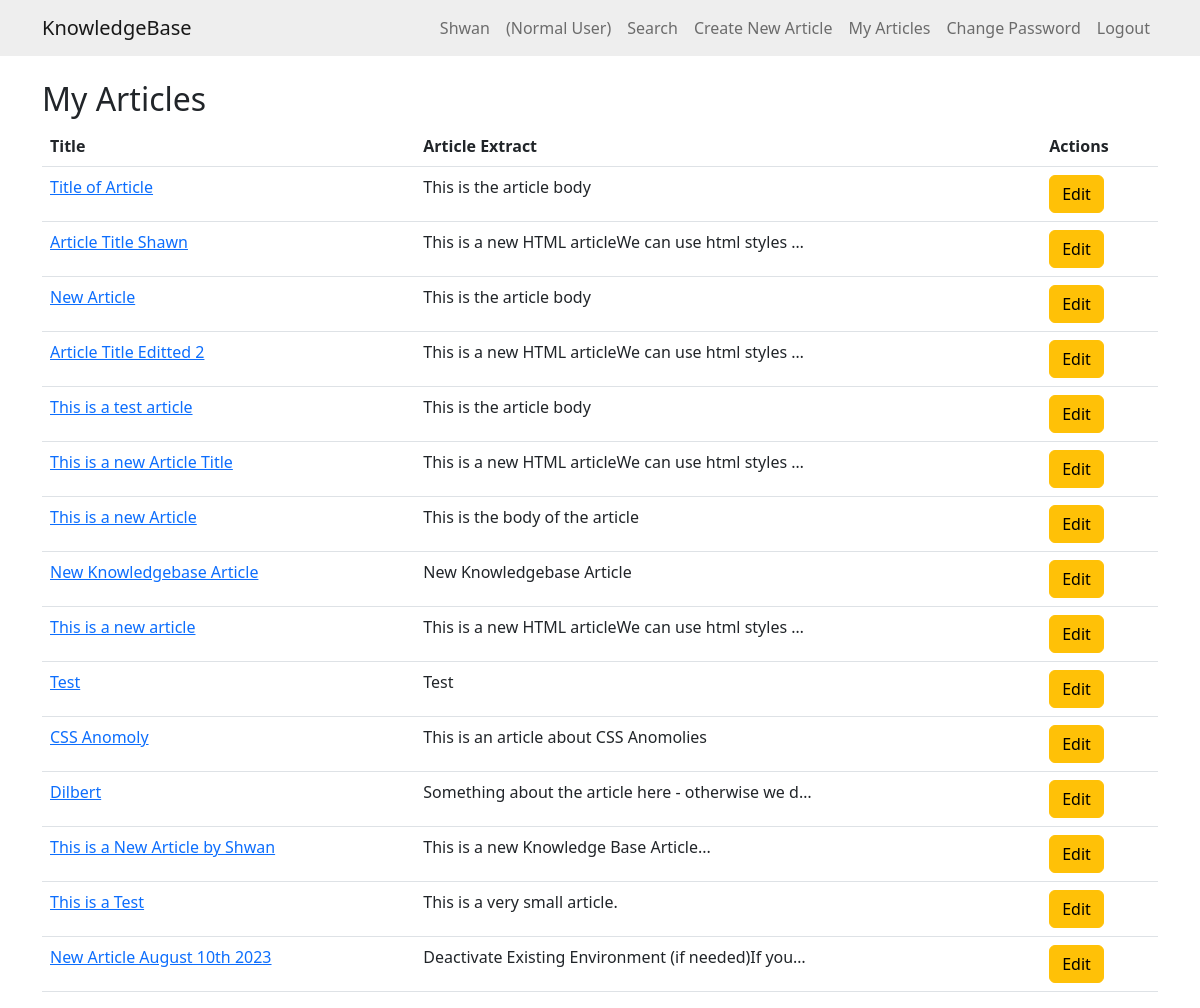
The page /myarticles/ (signed in) on the database as committed earlier.
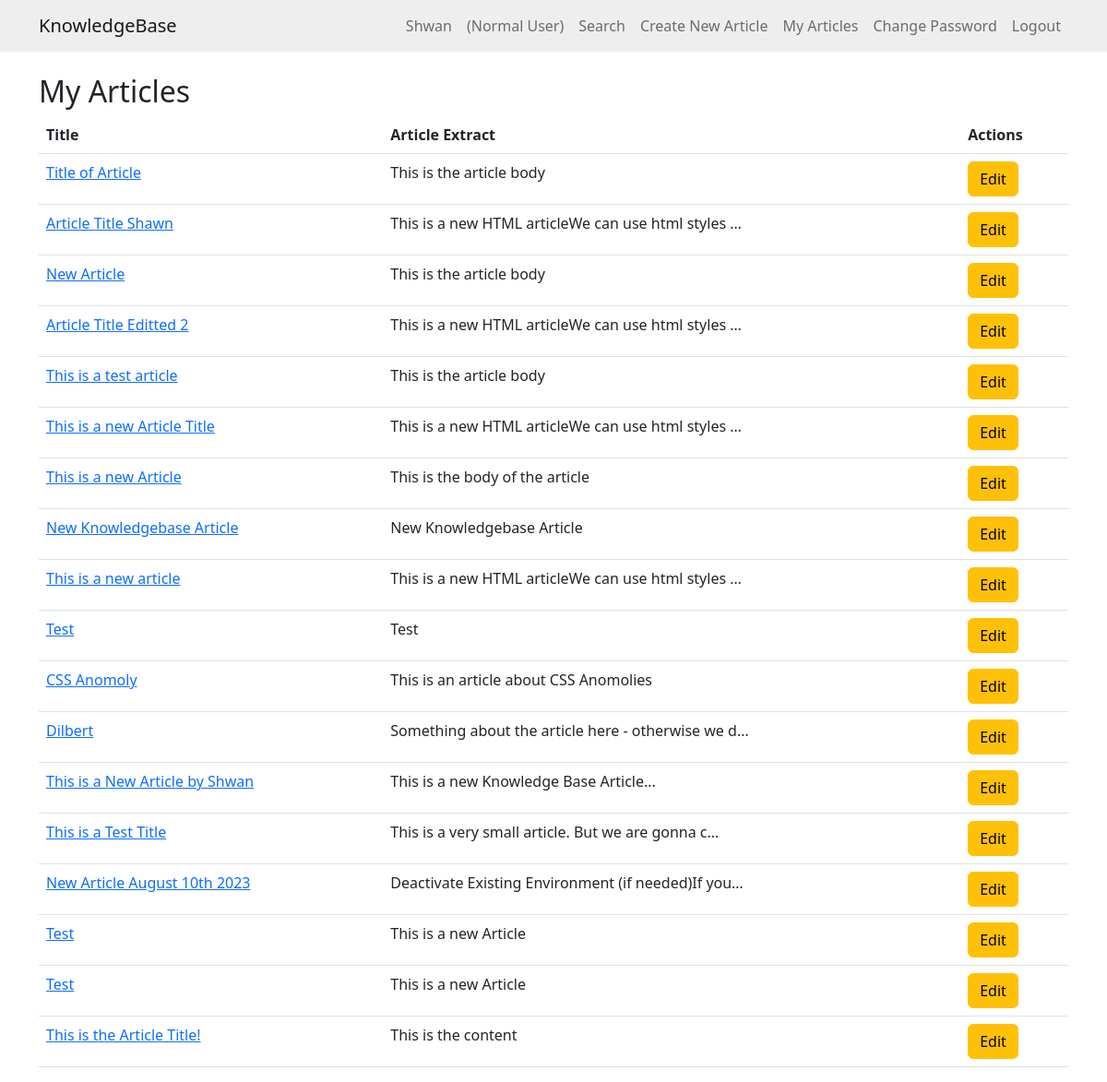
The same page on the database as committed later.
### knowledge/models.py (models this page shows)
class KBEntry(models.Model):
    title = models.CharField(max_length=255)
    article = models.TextField()
    created_by = models.ForeignKey(User, related_name="created_kb_entries", on_delete=models.SET_NULL, null=True)
    created_datetime = models.DateTimeField(auto_now_add=True)
    modified_datetime = models.DateTimeField(auto_now=True)
    last_modified_by = models.ForeignKey(User, related_name="modified_kb_entries", on_delete=models.SET_NULL, null=True)
    deleted_datetime = models.DateTimeField(null=True, blank=True)
    deleted_by = models.ForeignKey(User, related_name="deleted_kb_entries", on_delete=models.SET_NULL, null=True, blank=True)
    upvotes = models.ManyToManyField(User, related_name="upvoted_kb_entries", blank=True)
    downvotes = models.ManyToManyField(User, related_name="downvoted_kb_entries", blank=True)
    meta_data = models.ManyToManyField('Tag', blank=True) # Assuming you will have a 'Tag' model

### knowledge/views.py (the view)
# urls.py: path('myarticles/', my_articles, name='my_articles'),
@login_required
def my_articles(request):
    user_articles = KBEntry.objects.filter(created_by=request.user, deleted_datetime__isnull=True)
    return render(request, 'knowledge/my_articles.html', {'articles': user_articles})

### knowledge/templates/knowledge/my_articles.html
{% extends 'knowledge/base.html' %}
{% block content %}
<br>
<h2>My Articles</h2>
{% if articles %}
    <table class="table">
        <thead>
            <tr>
                <th>Title</th>
                <th>Article Extract</th>
                <th>Actions</th>
            </tr>
        </thead>
        <tbody>
        {% for article in articles %}
            <tr>
                <td><a href="{% url 'article_detail' article.id %}">{{ article.title }}</a></td>
                <td>{{ article.article|striptags|truncatechars:50 }}</td>
                <td>
                    <a href="{% url 'edit_article' article.id %}" class="btn btn-warning">Edit</a>
                </td>
            </tr>
        {% endfor %}
        </tbody>
    </table>
{% else %}
    <p>You haven't written any articles yet.</p>
{% endif %}
{% endblock %}

Rows that differ between the two databases and show on the page:
changed KBEntry: title "This is a Test" → "This is a Test Title"; article "This is a very small article." → "This is a very small article. But we are gonna c…"
added KBEntry: title "Test", article "This is a new Article"
added KBEntry: title "Test", article "This is a new Article"
added KBEntry: title "This is the Article Title!", article "This is the content"
